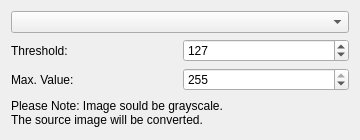
<?xml version="1.0" encoding="UTF-8"?>
<ui version="4.0">
 <class>thresh_tab</class>
 <widget class="QWidget" name="thresh_tab">
  <property name="geometry">
   <rect>
    <x>0</x>
    <y>0</y>
    <width>360</width>
    <height>140</height>
   </rect>
  </property>
  <property name="windowTitle">
   <string>Form</string>
  </property>
  <layout class="QGridLayout" name="gridLayout">
   <item row="4" column="0" colspan="2">
    <widget class="QComboBox" name="comb_thresh">
     <property name="toolTip">
      <string>select Type of Threshold</string>
     </property>
    </widget>
   </item>
   <item row="5" column="1">
    <widget class="QSpinBox" name="in_value">
     <property name="maximum">
      <number>255</number>
     </property>
     <property name="value">
      <number>127</number>
     </property>
    </widget>
   </item>
   <item row="6" column="1">
    <widget class="QSpinBox" name="in_max">
     <property name="maximum">
      <number>255</number>
     </property>
     <property name="value">
      <number>255</number>
     </property>
    </widget>
   </item>
   <item row="6" column="0">
    <widget class="QLabel" name="label_2">
     <property name="text">
      <string>Max. Value:</string>
     </property>
    </widget>
   </item>
   <item row="5" column="0">
    <widget class="QLabel" name="label">
     <property name="text">
      <string>Threshold:</string>
     </property>
    </widget>
   </item>
   <item row="7" column="0" colspan="2">
    <widget class="QLabel" name="note">
     <property name="text">
      <string>&lt;html&gt;&lt;head/&gt;&lt;body&gt;&lt;p&gt;Please Note: Image sould be grayscale.&lt;br/&gt;The source image will be converted.&lt;/p&gt;&lt;/body&gt;&lt;/html&gt;</string>
     </property>
    </widget>
   </item>
  </layout>
 </widget>
 <resources/>
 <connections/>
</ui>
